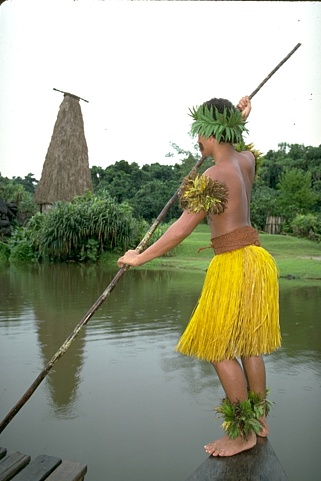
#> input picture 计算机视觉/Experiment1-edge deteciton/1.jpg, 321 x 481 px
$ jupyter execute canny.ipynb
#> lines starting #> are read from the running program, lines starting #| are printed output that depends on the picture
[cell 1]
import numpy as np
import matplotlib.pyplot as plt
import math
from typing import Sequence

image1 = plt.imread("1.jpg")
#> image1 is the input picture: shape (481, 321, 3); mean R, G, B 153, 156.2, 133.6
image2 = plt.imread("2.jpg")
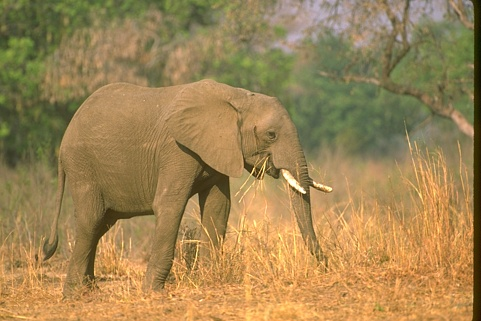
#> input picture 计算机视觉/Experiment1-edge deteciton/2.jpg, 481 x 321 px
#> image2 is the input picture: shape (321, 481, 3); mean R, G, B 159.8, 132.4, 83.5


def show_images(*args, **kwargs):
    fig, axes = plt.subplots(math.ceil(len(args) / 2), 2, figsize=(8,6))
    plt.subplots_adjust(wspace=0.1)
    if len(axes.shape) < 2:
        axes = axes[np.newaxis, :]
    for i, row in enumerate(axes):
        for j, col in enumerate(row):
            col.axis('off')
            if 2 * i + j >= len(args):
                break
            tpl = args[2 * i + j]
            if isinstance(tpl, Sequence):
                col.imshow(tpl[0], **kwargs)
                if len(tpl) == 2:
                    col.set_title(tpl[1])
            else:
                col.imshow(tpl, **kwargs)
    plt.tight_layout()
    plt.show()

# Canny算法实现

## 原图展示
本次实验使用了两张图片，在之后的流程中，主要以第一张图为主。

[cell 2]
show_images(image1, image2)

## 彩色图像转灰度图
使用两种标准下的灰度转换公式，即

0.299 * R + 0.587 * G + 0.114 * B

和

0.2126 * R + 0.7152 * G + 0.0722 * B

之后的步骤中使用前者产生的图像。

[cell 3]
gray_image1_1 = np.dot(image1[..., :3], [0.299, 0.587, 0.114])
gray_image1_2 = np.dot(image1[..., :3], [0.2126, 0.7152, 0.114])
show_images(gray_image1_1, gray_image1_2, cmap="gray")
#> in show_images (call 2), `plt.show()`:
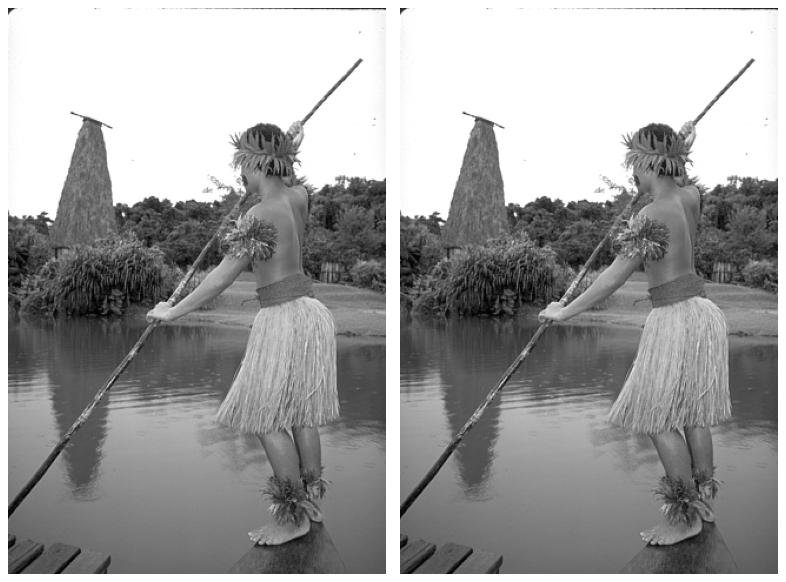
#> figure drawn by matplotlib, 2 panels
gray_image1_1 = np.uint8(gray_image1_1)

## 生成Sobel滤波器和高斯一阶差分滤波器并计算梯度

- `sobel_kernel`：该函数返回两个Sobel算子，一个用于检测水平边缘（sobel_x），另一个用于检测垂直边缘（sobel_y）。

- `gaussian_kernel`：该函数返回一个高斯卷积核。该函数接受两个参数，`ksize`表示卷积核的大小，必须是奇数，`sigma`表示高斯函数的标准差。

- `first_derivative_gaussian_kernel`：该函数返回一阶高斯卷积核。这两个卷积核可以用于检测图像的一阶导数（也就是图像的梯度）。

- `convolve`：这个函数执行卷积操作，它接受一个图像和一个卷积核作为输入，然后返回卷积后的图像。

- `image_gradient`：该函数计算图像的梯度。它接受一个图像和两个卷积核（一个用于x方向，一个用于y方向）作为输入，然后返回x, y方向的图像梯度的。

[cell 4]
def sobel_kernel():
    # Sobel operator for detecting horizontal edges
    sobel_x = np.array([[-1, 0, 1], [-2, 0, 2], [-1, 0, 1]], dtype=np.float64)

    # Sobel operator for detecting vertical edges
    sobel_y = np.array([[-1, -2, -1], [0, 0, 0], [1, 2, 1]], dtype=np.float64)

    return sobel_x, sobel_y


def gaussian_kernel(ksize, sigma=None):
    assert ksize % 2 == 1, "Kernel size must be odd."
    if sigma is None or sigma <= 0:
        sigma = 0.3 * ((ksize - 1) * 0.5 - 1) + 0.8
    kernel_1d = np.linspace(-(ksize // 2), ksize // 2, ksize)

    # calculate the Gaussian function
    kernel_1d = (1 / (np.sqrt(2 * np.pi) * sigma)) * np.exp(-kernel_1d**2 /
                                                            (2 * sigma**2))

    # normalize the kernel so that the sum of all elements is 1
    kernel_1d /= kernel_1d.sum()

    # create a 2D Gaussian kernel by taking the outer product of the 1D kernel with itself
    kernel_2d = np.outer(kernel_1d, kernel_1d)

    return kernel_2d


def first_derivative_gaussian_kernel(ksize, sigma=None):
    assert ksize % 2 == 1, "Kernel size must be odd."
    if sigma is None or sigma <= 0:
        sigma = 0.3 * ((ksize - 1) * 0.5 - 1) + 0.8

    axis = np.linspace(-(ksize // 2), ksize // 2, ksize)
    gaussian_first_derivative = -(axis /
                                  (sigma**2)) * np.exp(-0.5 * (axis**2) /
                                                       (sigma**2))

    # create 2D kernels for x and y directions
    kernel_x = np.outer(gaussian_first_derivative, np.ones(ksize))
    kernel_y = np.outer(np.ones(ksize), gaussian_first_derivative)

    return kernel_x, kernel_y


def convolve(image, kernel):
    image_height, image_width = image.shape
#> image_height = 481; image_width = 321
    kernel_height, kernel_width = kernel.shape

    pad_height = kernel_height // 2
    pad_width = kernel_width // 2

    # Create a padded copy of the image to handle edges
    padded_image = np.pad(image,
                          ((pad_height, pad_height), (pad_width, pad_width)),
                          mode='reflect')
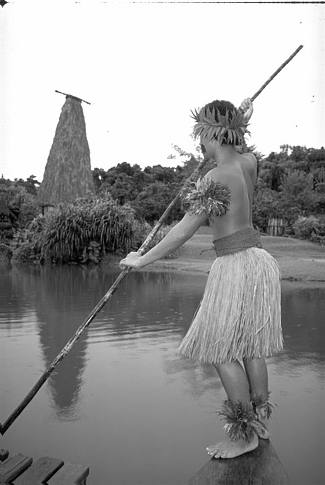
#> padded_image: shape (485, 325); min 0, max 254, mean 152

    output = np.zeros_like(image)

    for i in range(image_height):
        for j in range(image_width):
            output[i, j] = np.sum(
                padded_image[i:i + kernel_height, j:j + kernel_width] * kernel)

    return output


def image_gradient(image, kernel_x, kernel_y):
    gradient_x = convolve(np.float64(image), kernel_x)
    gradient_y = convolve(np.float64(image), kernel_y)

    return gradient_x, gradient_y

[cell 5]
sobel_x, sobel_y = sobel_kernel()
g_kernel = gaussian_kernel(ksize=5)
dg_x, dg_y = first_derivative_gaussian_kernel(ksize=5)

# sobel
blurred_image = convolve(gray_image1_1, g_kernel)
sobel_grad_x, sobel_grad_y = image_gradient(blurred_image,
                                            kernel_x=sobel_x,
                                            kernel_y=sobel_y)

sobel_magitude = np.sqrt(sobel_grad_x**2 + sobel_grad_y**2)
sobel_angle = np.arctan2(sobel_grad_y, sobel_grad_x)
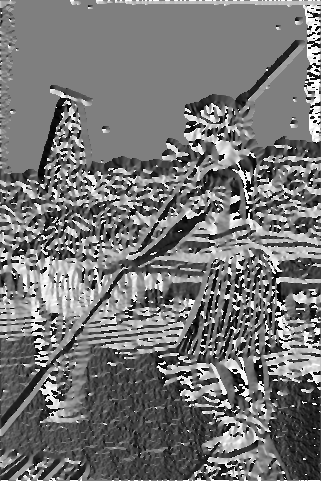
#> sobel_angle: shape (481, 321) float64; min -3.14, max 3.14, mean -0.249; drawn with min black and max white

# first derivative gassian filter
gaussian_grad_x, gaussian_grad_y = image_gradient(gray_image1_1,
                                                  kernel_x=dg_x,
                                                  kernel_y=dg_y)
#> after the loop in convolve (call 5), `for i in range(image_height):`:
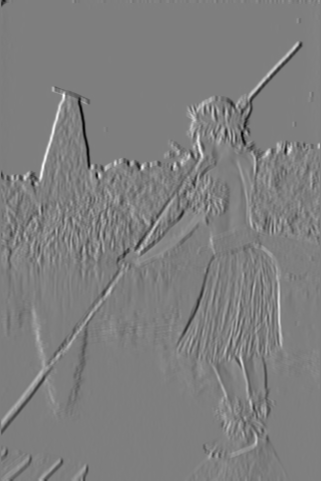
#> output: shape (481, 321) float64; min -707.7, max 714.3, mean 0.4; drawn with min black and max white
gaussian_magitude = np.sqrt(gaussian_grad_x**2 + gaussian_grad_y**2)
gaussian_angle = np.arctan2(gaussian_grad_y, gaussian_grad_x)
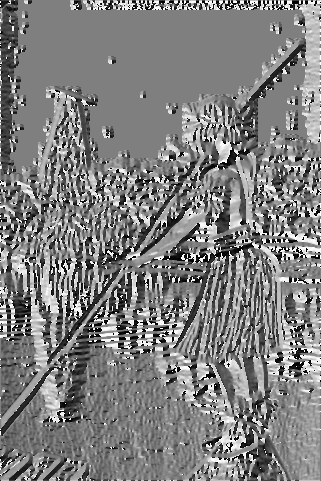
#> gaussian_angle: shape (481, 321) float64; min -3.14, max 3.14, mean 0.000774; drawn with min black and max white

show_images([sobel_magitude, "Magnitude(Sobel)"],
            [gaussian_magitude, "Magnitude(Gassian)"],
            [sobel_angle, "Angle (Sobel)"],
            [gaussian_angle, "Angle (Gaussian)"],
            cmap="gray")

## 非极大值抑制
在这一步中将会使得边缘变细

[cell 6]
def NMS(grad_x, grad_y, magnitude):
    ret = np.zeros_like(grad_x)
    height, width = grad_x.shape
#> height = 481; width = 321
    if magnitude is None:
        magnitude = np.sqrt(grad_x**2 + grad_y**2)
    g = magnitude
    for i in range(1, height - 1):
        for j in range(1, width - 1):
            if grad_x[i, j] == 0:
                g_a = g[i, j - 1]
                g_b = g[i, j + 1]
            elif grad_y[i, j] == 0:
                g_a = g[i - 1, j]
                g_b = g[i + 1, j]
            elif abs(grad_y[i, j]) > abs(grad_x[i, j]):  # case (a) (b)
                w = abs(grad_x[i, j]) / abs(grad_y[i, j])
                if grad_x[i, j] * grad_y[i, j] > 0:  # case (a)
                    g_a = w * g[i - 1, j - 1] + (1 - w) * g[i - 1, j]
                    g_b = w * g[i + 1, j + 1] + (1 - w) * g[i + 1, j]
                else:  # case (b)
                    g_a = w * g[i - 1, j + 1] + (1 - w) * g[i - 1, j]
                    g_b = w * g[i + 1, j - 1] + (1 - w) * g[i + 1, j]
            else:  # case (c) (d)
                w = abs(grad_y[i, j]) / abs(grad_x[i, j])
                if grad_x[i, j] * grad_y[i, j] > 0:  # case (c)
                    g_a = w * g[i - 1, j - 1] + (1 - w) * g[i, j - 1]
                    g_b = w * g[i + 1, j + 1] + (1 - w) * g[i, j + 1]
                else:  # case (d)
                    g_a = w * g[i + 1, j - 1] + (1 - w) * g[i, j - 1]
                    g_b = w * g[i - 1, j + 1] + (1 - w) * g[i, j + 1]

            # If the magnitude is the local maximum, copy it to the output
            if g[i, j] >= max(g_a, g_b):
                ret[i, j] = g[i, j]
    return ret

[cell 7]
sobel_nms = NMS(sobel_grad_x, sobel_grad_y, sobel_magitude)
gaussian_nms = NMS(gaussian_grad_x, gaussian_grad_y, gaussian_magitude)
#> after the loop in NMS (call 2), `for i in range(1, height - 1):`:
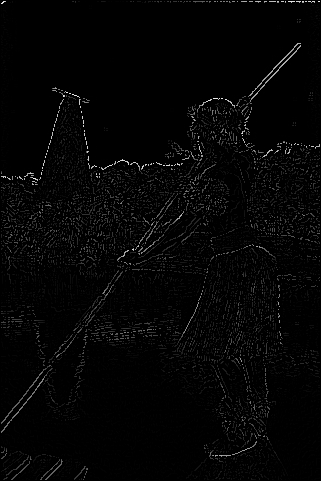
#> ret: shape (481, 321) float64; min 0, max 801.3, mean 16.1; drawn with min black and max white
show_images((sobel_nms, "Sobel"), (gaussian_nms, "Gaussian"), cmap="gray")

## 滞后阈值
这一步将剔除假边缘，连接破碎的边缘，得到一张二值图像

[cell 8]
def hysteresis_threshold(img, low_threshold, high_threshold):
    # Initialize the output image as a binary image with all zeros
#> called with low_threshold = 30, high_threshold = 100
    output = np.zeros(img.shape, dtype=np.uint8)

    # Find the starting pixel (i.e., the pixel with intensity > high_threshold)
    strong_i, strong_j = np.where(img >= high_threshold)
#> strong_i = 5365 values from 1 to 479; strong_j = 5365 values, max 319 at index 128, min 1 at index 136, mean 162.7

    # Use a stack to perform depth-first search from the starting pixel
    stack = list(zip(strong_i, strong_j))
#> stack = 5365 pairs, first value 1 to 479, second value 1 to 319

    while len(stack) > 0:
        i, j = stack.pop()

        # If the pixel is valid and has not been visited yet
        if 0 <= i < img.shape[0] and 0 <= j < img.shape[1] and output[i,
                                                                      j] == 0:
            output[i, j] = 255

            # Find the neighboring pixel (i.e., the pixel with intensity > low_threshold)
            for di in [-1, 0, 1]:
                for dj in [-1, 0, 1]:
                    if (0 <= i + di < img.shape[0]) and (
                            0 <= j + dj < img.shape[1]
                    ) and img[i + di, j + dj] >= low_threshold:
                        stack.append((i + di, j + dj))
#> this loop made 46014 passes
#> (i, j) on passes 1 to 3: (479, 84), (479, 84), (478, 84)
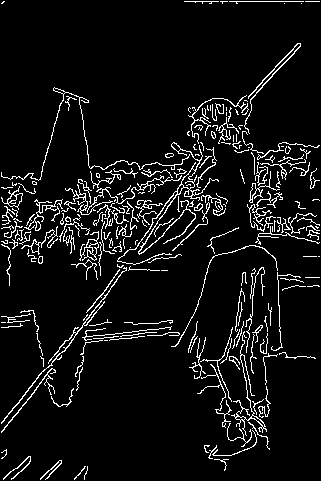
#> output: shape (481, 321); 7% white in thin lines or dots
#> after the loop, stack = []

    return output

[cell 9]
low_threshold = 30
high_threshold = 100
sobel_res = hysteresis_threshold(sobel_nms, low_threshold, high_threshold)
gaussian_res = hysteresis_threshold(gaussian_nms, low_threshold, high_threshold)
#> call 2 of hysteresis_threshold, with low_threshold = 30, high_threshold = 100
#> in hysteresis_threshold (call 2), `strong_i, strong_j = np.where(img >= high_threshold)`: strong_i = 8773 values from 1 to 479; strong_j = 8773 values, max 319 at index 117, min 1 at index 140, mean 163.7
#> in hysteresis_threshold (call 2), `stack = list(zip(strong_i, strong_j))`: stack = 8773 pairs, first value 1 to 479, second value 1 to 319
#> the loop in hysteresis_threshold (call 2), `while len(stack) > 0:` made 40046 passes
#> (i, j) on passes 1 to 3: (479, 83), (479, 83), (479, 74)
#> after the loop in hysteresis_threshold (call 2), `while len(stack) > 0:`:
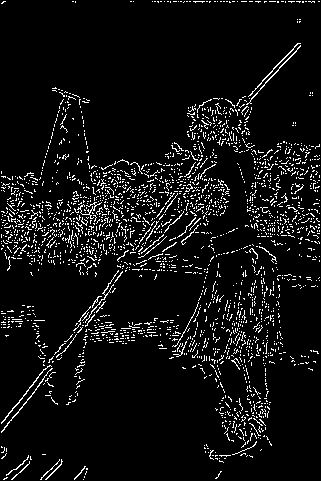
#> output: shape (481, 321); 6.6% white in thin lines or dots
#> after the loop in hysteresis_threshold (call 2), `while len(stack) > 0:`: stack = []

show_images(sobel_res, gaussian_res, cmap="gray")

## 与OpenCV的对比

[cell 10]
import cv2

opencv_res = cv2.Canny(blurred_image, low_threshold, high_threshold ,L2gradient=True, apertureSize=3)
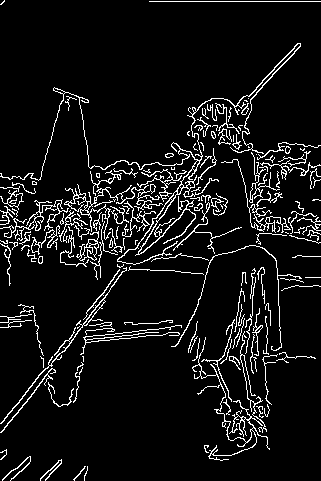
#> opencv_res: shape (481, 321); 7.8% white in thin lines or dots
show_images(sobel_res, opencv_res, cmap='gray')
